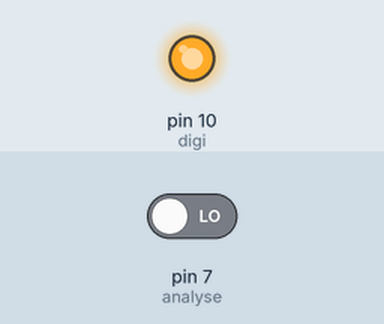
Recording of a sketch running on a simulated Arduino Uno, built with avr-gcc and run on an emulated ATmega328P. Shown: output pins drawn as LEDs (lit = HIGH). Inputs (shaded band) come from the test bench; at power-on: pin 7 (analyse) LOW. What the sketch prints to the serial monitor is not drawn.

Above: at 0.1 s.
At 1.1 s:
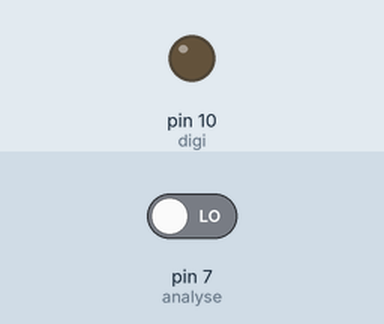
Timing chart, 0 to 2.6 s (numbered marks = the images above):
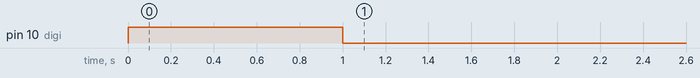

Measured:
- by itself, pin 10 (digi): HIGH → LOW at 1.0 s

The sketch:

Detect.ino
```cpp
const byte digi = 10;
const byte ano = A0;
const byte analyse = 7;
int val;

void setup(){
  pinMode(analyse,INPUT);
  pinMode(digi,OUTPUT);
  Serial.begin(9600);
  digitalWrite(digi, HIGH);
  }

void loop(){
  boolean val= digitalRead(analyse);
  Serial.print(val);
  delay(1000);
  if(val){
    digitalWrite(digi,HIGH);
    }else if(!val){
      digitalWrite(digi,LOW);
      }
// if (Serial.available()){
//  val = Serial.read();
//  if(val == '1'){
//    digitalWrite(digi,HIGH);
//    Serial.print("MODA ON");
//    }else if(val == '0'){
//      digitalWrite(digi,LOW);
//      Serial.print("MODA OFF");
//      }
//  }
  }
```
